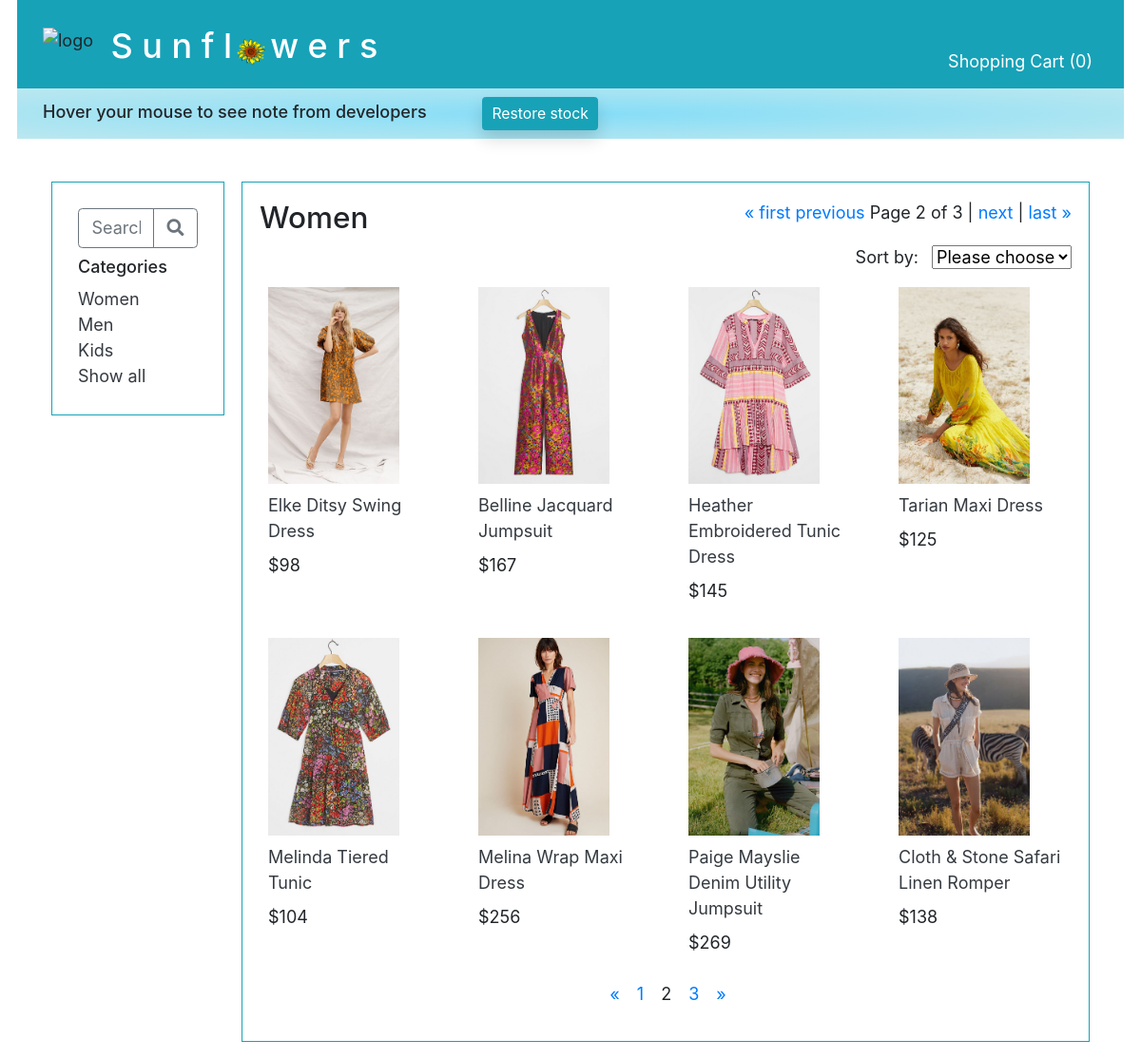
/product/category/1?page=2, run on the app's committed database.
### main/models.py (models this page shows, shortened)
class Category(models.Model):
    name = models.CharField(max_length=255)
    cat_photo = models.ImageField(upload_to='categories', blank=True)

class Photo(models.Model):
    img = models.ImageField(upload_to='products', blank=True)
    type_of_photo = models.ForeignKey(
        PhotoType,
        related_name='photos_included',
        on_delete=models.CASCADE
    )
    for_product = models.ForeignKey(
        Product,
        related_name='photos',
        on_delete=models.CASCADE
    )

class Product(models.Model):
    name = models.CharField(max_length=255, default="")
    desc= models.TextField(default="")
    quantity_purchased = models.IntegerField(default=0)
    quantity_sold = models.IntegerField(default=0)
    quantity_available = models.IntegerField(default=0)
    temp_quan_avail = models.IntegerField(default=0)
    unit_price=models.DecimalField(max_digits=5, decimal_places=0)
    category = models.ForeignKey(
        Category,
        related_name='products_included',
        on_delete=models.CASCADE
    )
    objects = ClassManager()

### main/views.py (the view)
# urls.py: path('product/category/<int:cat_id>', views.display_category),
def display_category(request, cat_id):
    product_list = Product.objects.filter(category_id=cat_id).exclude(temp_quan_avail=0)
    if "sorted_by" not in request.session:
        request.session["sorted_by"] = "no_sort"
    if request.session["sorted_by"] == "price":
        products_by_price = product_list.order_by("unit_price")
        product_list = products_by_price
    elif request.session["sorted_by"] == "popularity":
        products_by_popularity = product_list.order_by("-quantity_available")
        product_list = products_by_popularity
    else:
        product_list = Product.objects.filter(category_id=cat_id).exclude(temp_quan_avail=0)
    page = request.GET.get('page', 1)
    paginator = Paginator(product_list, 8)
    try:
        all_products = paginator.page(page)
    except PageNotAnInteger:
        all_products = paginator.page(1)
    except EmptyPage:
        all_products = paginator.page(paginator.num_pages)
    page_number = request.GET.get('page')
    page_obj = paginator.get_page(page_number)
    if "cart_dict" not in request.session:
        quantity_in_cart = 0
    else:
        quantity_in_cart = 0
        for key in request.session["cart_dict"]:
            quantity_in_cart += request.session["cart_dict"][key]
    products_in_this_category = Product.objects.filter(category_id=cat_id)
    for each_product in products_in_this_category:
        photos = Photo.objects.filter(for_product = each_product)
        for photo in photos:
            if photo.type_of_photo_id == 1:
                photo.type_of_photo_id = 2
                photo.save()
        first_photo = photos.first()
        first_photo.type_of_photo_id = 1
        first_photo.save()
    context = {
        "all_categories": Category.objects.all(),
        "this_category": Category.objects.get(id=cat_id),
        "all_products": all_products,
        "all_photos": Photo.objects.all(),
        "paginator": paginator,
        'page_obj': page_obj,
        "quantity_in_cart": quantity_in_cart,
    }
    return render(request, '_2_shop_category.html', context)

### main/templates/_2_shop_category.html (shortened to what this page needs)
<!DOCTYPE html>
<html lang="en">
<head>
    {% include "_0_head_tags.html" %}
</head>
<body>
    <div id="container">
        {% include "_0_top_nav_bar.html" %}
        {% include "_0_left_nav_bar.html" %}
        <div class="col border border-info p-3">
            <div class="row">
                <div class="col-6 h3">{{ this_category.name }}</div>
                <div class="col text-right mb-1">
                    <span class="step-links">
                        {% if page_obj.has_previous %}
                        <a href="?page=1">&laquo; first</a>
                        <a href="?page={{ page_obj.previous_page_number }}">previous</a>
                        {% endif %}
                        <span class="current">
                            Page {{ page_obj.number }} of {{ page_obj.paginator.num_pages }} |
                        </span>
                        {% if page_obj.has_next %}
                        <a href="?page={{ page_obj.next_page_number }}">next</a> |
                        <a href="?page={{ page_obj.paginator.num_pages }}">last &raquo;</a>
                        {% endif %}
                    </span>
                </div>
            </div>
            <form style="" id="sort_form" class="text-right" action="/product/category/{{ this_category.id }}/process_sort" method="POST">
                <div style="display:inline" class="mb-2 text-right mr-2">Sort by:</div>
                <div style="display:inline" class="">
                    <select name="sorted_by" id="sorted_by" onchange="this.form.submit()">
                        <option value="" disabled
                        {% if request.session.sorted_by == "no_sort" %}
                        selected
                        {% endif %}
                        >Please choose</option>
                    </select>
                </div>
            </form>
            <div style="" class="row mt-2">
                {% for product in all_products %}
                {% if product.category_id == this_category.id and product.temp_quan_avail > 0 %}
                <div class="col-3">
                    {% for photo in all_photos %}
                    {% if photo.type_of_photo_id == 1 and photo.for_product_id == product.id %}
                    <div class="row m-2"><a href="/product/category/{{ this_category.id }}/item/{{ product.id }}"><img class="" style="width:80%; height: auto !important;"  src="{{ photo.img.url }}"></a></div>
                    {% endif %}
                    {% endfor %}
                    <a class="row text-dark m-2" href="/product/category/{{ this_category.id }}/item/{{ product.id }}">{{ product.name }}</a>
                    <div class="row mb-4">
                        <div class="col ml-2">${{ product.unit_price }}</div>
                    </div>
                </div>
                {% endif %}
                {% endfor %}
            </div>
            <div class="row">
                <div class="col-4 offset-5 text-center">
                    {% if all_products.has_other_pages %}
                    <ul class="pagination">
                        {% if all_products.has_previous %}
                        <li><a href="?page={{ all_products.previous_page_number }}">&laquo;</a></li>
                        {% else %}
                        <li class="disabled"><span>&laquo;</span></li>
                        {% endif %}
                        {% for i in all_products.paginator.page_range %}
                        {% if all_products.number == i %}
                        <li class="active ml-3"><span>{{ i }} <span class="sr-only">(current)</span> </span></li>
                        {% else %}
                        <li><a class="ml-3" href="?page={{ i }}">{{ i }}</a></li>
                        {% endif %}
                        {% endfor %}
                        {% if all_products.has_next %}
                        <li><a class="ml-3" href="?page={{ all_products.next_page_number }}">&raquo;</a></li>
                        {% else %}
                        <li class="disabled"><span>&raquo;</span></li>
                        {% endif %}
                    </ul>
                    {% endif %}
                </div>
            </div>
        </div>
    </div>
</body>
</html>

### main/templates/_0_left_nav_bar.html
<!DOCTYPE html>
<html lang="en">
<link rel="stylesheet" href="main/static/projectStyle.css">
<head>
    {% load static %}
    <link rel="stylesheet" href="{% static 'projectStyle.css' %}">
</head>
<body>
    <div class="row mx-3">
        <div id="side" class="col-sm-auto mr-3 border-info p-3">
    <div id="left_nav_bar" class="row mx-3">
        <div class=" col-2 mr-3 border border-info p-4"
        style="height: 50%;"
        >
        <div class="row mb-2">
            <div class="col ">
                <form style="display:inline" class="m-0" action="{% url 'search' %}" method="GET">
                <div class="input-group">
                        <input name="search" class="form-control border-secondary py-2" type="text" placeholder="Search">
                    <div class="input-group-append">
                        <button class="btn btn-outline-secondary" type="submit">
                            <i class="fa fa-search"></i>
                        </button>
                    </div>
                </form>
                </div>
            </div>
        </div>
        <div class="row h6 ml-0 ">Categories</div>
        {% for category in all_categories %}
        <a class="text-dark" href="/product/category/{{ category.id }}/no_sort">{{ category.name }}</a><br>
        {% endfor %}
        <a class="text-dark" href="/">Show all</a>
    </div>
</body>
</html>

### main/static/projectStyle.css (style rules this page uses)
* { font-size:1.5vw; }
img { height: auto !important; }

### main/templates/_2_shop_category.html (style rules this page uses)
* { font-size:1.5vw; }
img { height:auto; }

### data on the page
Category: name "Women"
Category: name "Men"
Category: name "Kids"
Product: name "Elke Ditsy Swing Dress", unit_price "98"
Photo: img (picture)
Product: name "Belline Jacquard Jumpsuit", unit_price "167"
Photo: img (picture)
Product: name "Heather Embroidered Tunic Dress", unit_price "145"
Photo: img (picture)
Product: name "Tarian Maxi Dress", unit_price "125"
Photo: img (picture)
Product: name "Melinda Tiered Tunic", unit_price "104"
Photo: img (picture)
Product: name "Melina Wrap Maxi Dress", unit_price "256"
Photo: img (picture)
Product: name "Paige Mayslie Denim Utility Jumpsuit", unit_price "269"
Photo: img (picture)
Product: name "Cloth & Stone Safari Linen Romper", unit_price "138"
Photo: img (picture)

### other printed values
{{ quantity_in_cart }} "0"
{{ page_obj.number }} "2"
{{ page_obj.paginator.num_pages }} "3"
{{ i }} "1" "3"
{{ i }} "2"
